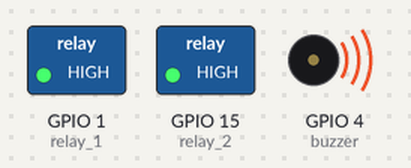
Simulated run of this sketch. Board: ESP32. Shown: switched loads named in the sketch (green lamp = pin HIGH), buzzer (waves = sounding, pin HIGH).

Above: at 0.5 s.
At 3.5 s:
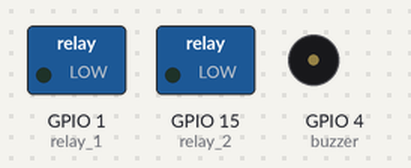
Timing chart, 0 to 4.6 s (numbered marks = the images above):
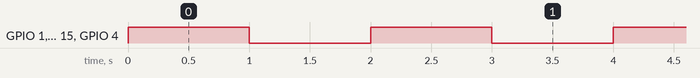

The sketch:

RELAY_CONTROL.ino
```cpp
int relay_1 = 1;
int relay_2 = 15;
int buzzer = 4;
//int redPin = 15;
//int greenPin = 14;
//int bluePin = 13;
void setup() {
  // put your setup code here, to run once:
  pinMode(relay_1, OUTPUT);
  pinMode(relay_2, OUTPUT);
//  pinMode(redPin, OUTPUT);
//  pinMode(greenPin, OUTPUT);
//  pinMode(bluePin, OUTPUT);
//  digitalWrite(redPin, LOW);
//  digitalWrite(greenPin, LOW);
//  digitalWrite(bluePin, LOW);
  pinMode(buzzer, OUTPUT);
  digitalWrite(buzzer, LOW);
}

void loop() {
  // put your main code here, to run repeatedly:
  digitalWrite(relay_1, HIGH);
  digitalWrite(relay_2, HIGH);
  digitalWrite(buzzer, HIGH);
  delay(1000);
  digitalWrite(relay_1, LOW);
  digitalWrite(relay_2, LOW);
  digitalWrite(buzzer, LOW);
  delay(1000);
}
```

Measured:
- by itself, GPIO 1 (relay_1), GPIO 15 (relay_2), GPIO 4 (buzzer): alternates HIGH for 1.0 s and LOW for 1.0 s
